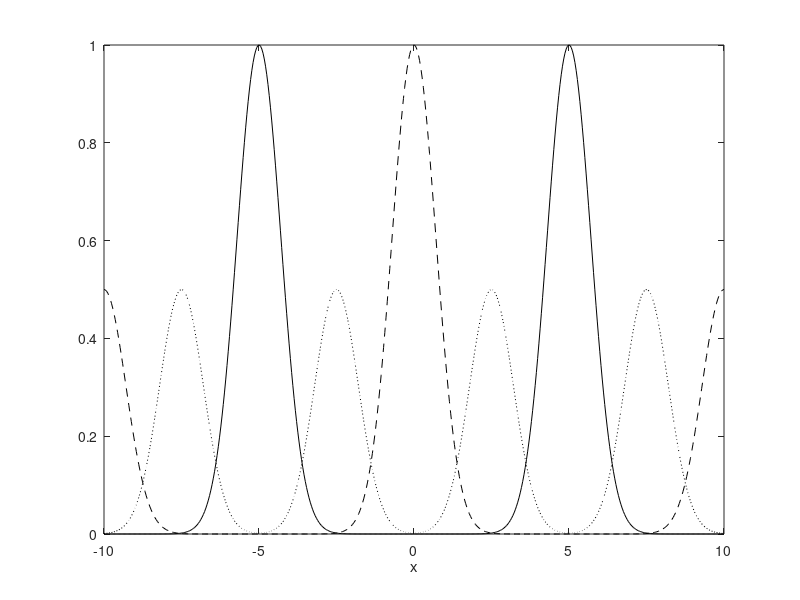

Source code (MATLAB): (Note: this script raises an error after producing the figure.)
% Set values for plotting
xs = linspace(-10, 10, 500);
ts = [0, 2.5, 5];

%% 7.1.3

problem_number = '7.1.3';

% Wave speed
c = 1;

% Wave function
psi = @(x) exp(-(x+5).^2) + exp(-(x-5).^2);
u = @(x, t) 1/2 * (psi(x - c*t) + psi(x + c*t));

% Plotting for different time points
us = zeros(length(ts), length(xs));
row = 1;

for t = ts
  us(row, :) = u(xs, t);

  row = row + 1;
end

figure();
plot( ...
  xs, us(1, :), 'k', ...
  xs, us(2, :), 'k:', ...
  xs, us(3, :), 'k--' ...
)

xlabel('x');
xlim([-10, 10]);
legend(strcat('u(x,t) with t=', string(ts)));
title(strcat(problem_number, ' (c=', num2str(c), ')'));

%% 7.1.4

problem_number = '7.1.4';

% Wave speed
c = 1;

% Wave function
psi = @(x) exp(-(x+5).^2) - exp(-(x-5).^2);
u = @(x, t) 1/2 * (psi(x - c*t) + psi(x + c*t));

% Plotting for different time points
us = zeros(length(ts), length(xs));
row = 1;

for t = ts
  us(row, :) = u(xs, t);

  row = row + 1;
end

figure();
plot( ...
  xs, us(1, :), 'k', ...
  xs, us(2, :), 'k:', ...
  xs, us(3, :), 'k--' ...
)

xlabel('x');
xlim([-10, 10]);
legend(strcat('u(x,t) with t=', string(ts)));
title(strcat(problem_number, ' (c=', num2str(c), ')'));
